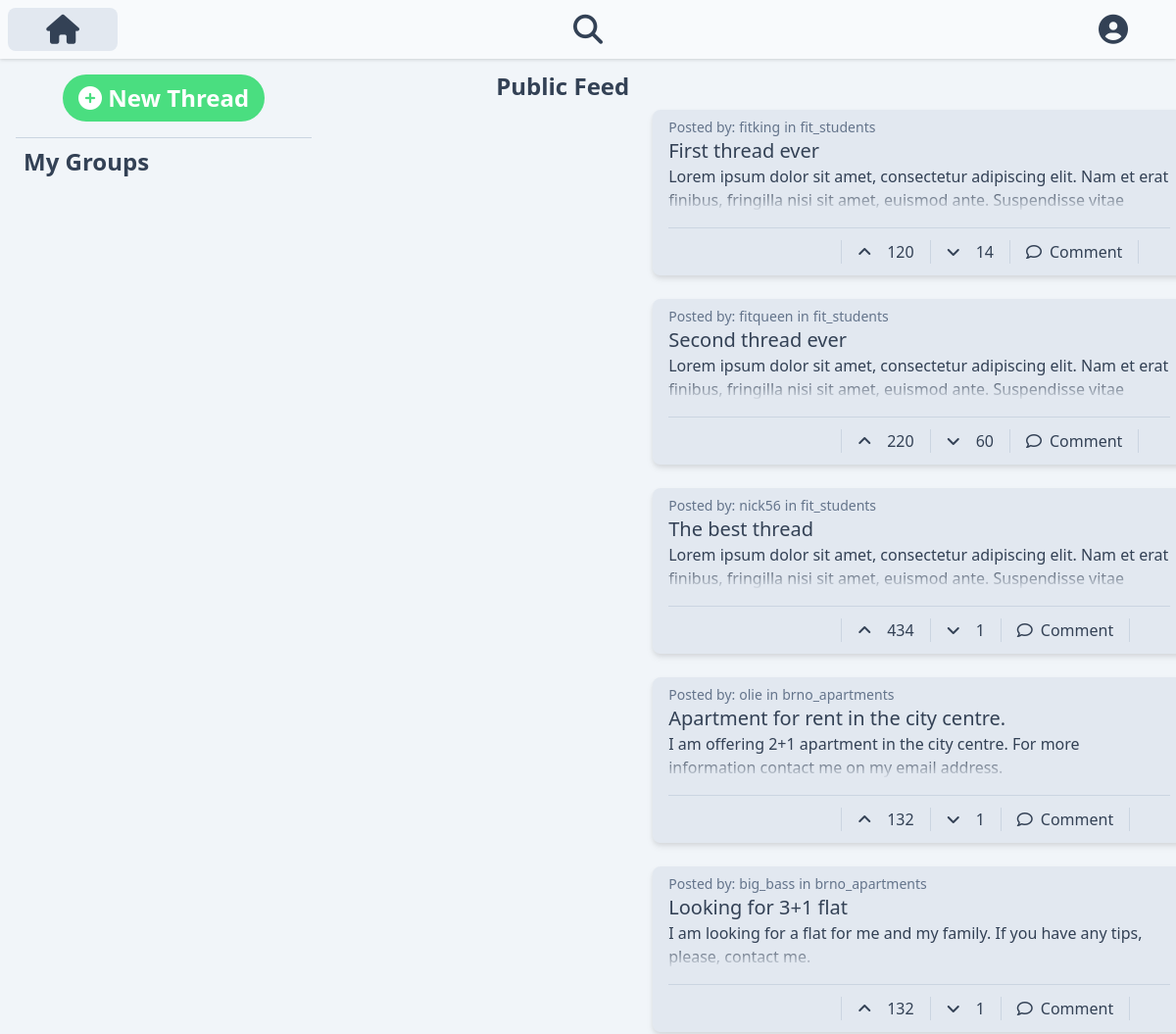
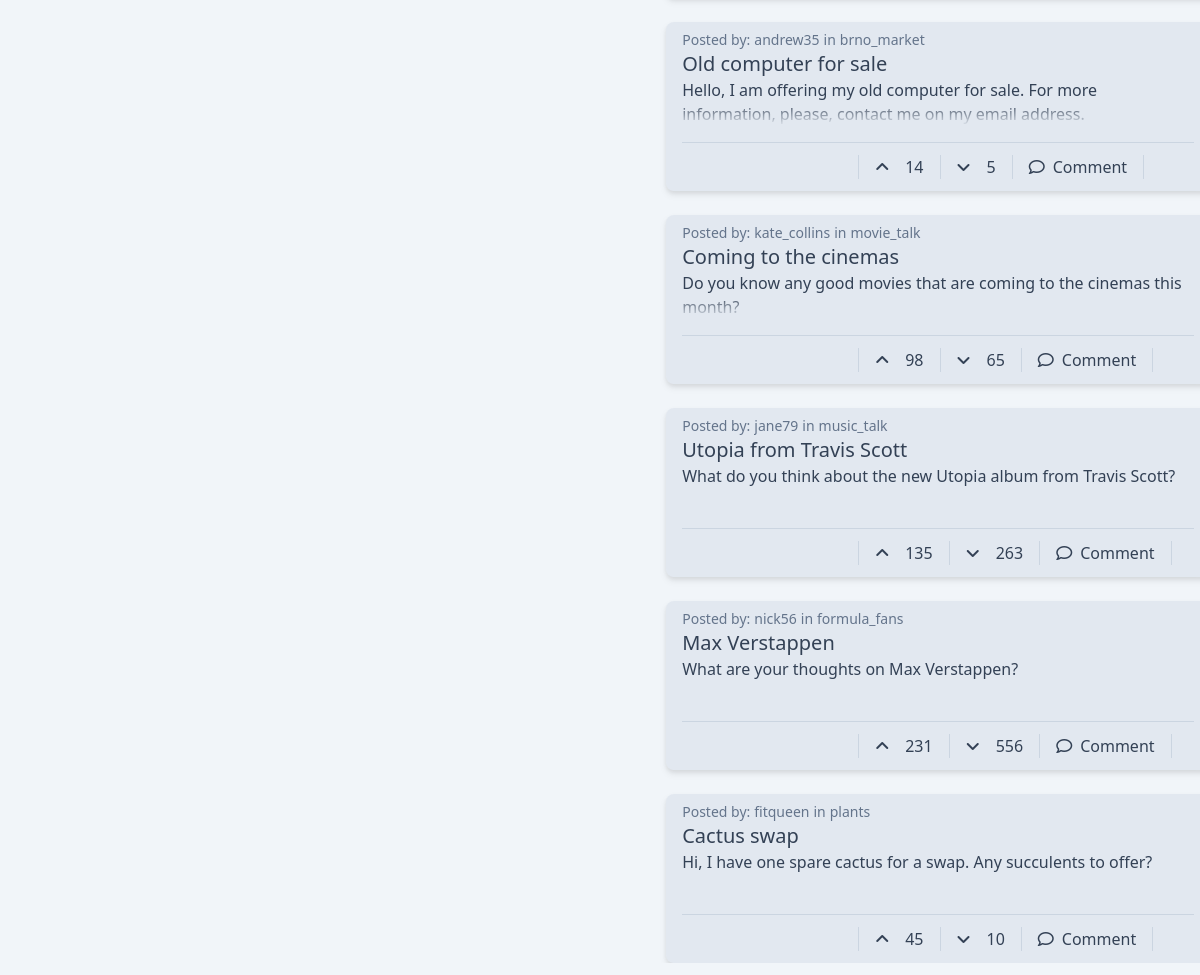
The page / on the database its author committed (2 pictures, top to bottom).
### tables this page shows
CREATE TABLE threads
(
    thread_id int NOT NULL AUTO_INCREMENT,
    thread_title varchar(255),
    thread_text varchar(500) NOT NULL,
    thread_date TIMESTAMP DEFAULT CURRENT_TIMESTAMP NOT NULL,
    thread_positive_rating int DEFAULT 0,
    thread_negative_rating int DEFAULT 0,
    reply_id int,
    poster_id int NOT NULL,
    group_id int NOT NULL,
    PRIMARY KEY (thread_id),
    FOREIGN KEY (poster_id) REFERENCES users(user_id) ON DELETE CASCADE,
    FOREIGN KEY (group_id) REFERENCES groups(group_id) ON DELETE CASCADE,
    FOREIGN KEY (reply_id) REFERENCES threads(thread_id) ON DELETE CASCADE
);

CREATE TABLE users
(
    user_id int NOT NULL AUTO_INCREMENT,
    user_nickname varchar(20) NOT NULL,
    user_password varchar(255) NOT NULL,
    user_email varchar(50) NOT NULL,
    user_profile_pic varchar(4000) DEFAULT NULL,
    user_banner varchar(4000) DEFAULT NULL,
    user_full_name varchar(255) DEFAULT NULL,
    user_gender ENUM('Male', 'Female', 'Other') DEFAULT 'Other',
    user_birthdate date,
    user_date_of_reg TIMESTAMP DEFAULT CURRENT_TIMESTAMP NOT NULL,
    user_public_for_unregistered_flag boolean DEFAULT 1,
    user_public_for_registered_flag boolean DEFAULT 1,
    user_public_for_members_of_group_flag boolean DEFAULT 1,
    user_banned boolean DEFAULT 0,
    PRIMARY KEY (user_id)    
);

CREATE TABLE groups
(
    group_id int NOT NULL AUTO_INCREMENT,
    group_handle varchar(20) NOT NULL,
    group_name varchar(50) NOT NULL,
    group_profile_pic varchar(4000) DEFAULT NULL,
    group_banner varchar(4000) DEFAULT NULL,
    group_bio varchar(255),
    group_date_of_creation TIMESTAMP DEFAULT CURRENT_TIMESTAMP NOT NULL,
    group_public_flag boolean DEFAULT 1,
    group_banned boolean DEFAULT 0,
    PRIMARY KEY (group_id)
);

### scripts/services.php (called while the page is built, shortened)
<?php
class AccountService
{
    private $pdo;
    function __construct()
    {
        $this->pdo = $this->connect_db();
    }
    function connect_db()
    {
        $dsn = 'mysql:host=localhost;dbname=xduric06';
        $username = 'xduric06';
        $password = 'j4sipera';
        $options = array(PDO::MYSQL_ATTR_INIT_COMMAND => 'SET NAMES utf8');
        $pdo = new PDO($dsn, $username, $password, $options);
        return $pdo;
    }
    function getPublicThreads(): array
    {
        $query = $this->pdo->prepare(
            "SELECT threads.thread_id, threads.thread_title, threads.thread_text, threads.group_id, threads.thread_positive_rating, threads.thread_negative_rating, users.user_nickname AS 'thread_poster', groups.group_handle FROM threads
            LEFT JOIN users ON threads.poster_id = users.user_id
            LEFT JOIN groups ON threads.group_id = groups.group_id
            WHERE groups.group_public_flag = 1
            AND threads.reply_id IS NULL"
        );
        $query->execute();
        $threads = [];
        while ($thread = $query->fetch(PDO::FETCH_ASSOC))
            array_push($threads, $thread);
        return $threads;
    }
}

### components/thread.php (the view, shortened to what this page needs)
<div class="flex flex-col px-4 py-2 mt-2 rounded-lg mx-80 thread-colorscheme text-colorscheme drop-shadow-md">
	<div class="flex flex-col">
		<div class="flex flex-row">
			<span class="text-sm text-slate-500 dark:text-slate-400">
				Posted by:
			</span>
			<object class="px-1 text-sm text-slate-500 dark:text-slate-400 hover:underline">
				<a href="<?= $context ?>/profile/<?= $threadPoster ?>">
					<?= $threadPoster ?>
				</a>
			</object>
			<span class="text-sm text-slate-500 dark:text-slate-400">
				in
			</span>
			<object class="px-1 text-sm text-slate-500 dark:text-slate-400 hover:underline">
				<a href="<?= $context ?>/group/<?= $groupHandle ?>">
					<?= $groupHandle ?>
				</a>
			</object>
		</div>
		<div class="flex flex-row">
			<a href="<?= $context ?>/thread/<?= $threadId ?>">
				<h3 class="text-xl hover:underline decoration-1">
					<?= $threadTitle ?>
				</h3>
			</a>
		</div>
		<div id="<?= $threadId ?>" class="relative flex flex-col justify-center w-full h-full thread-text">
			<p class="h-12 text-base select-none max-h-52 gradient-mask-b-50">
				<?= $threadText ?>
			</p>
		</div>
		<hr class="mt-4 divider-colorscheme" />
		<div class="flex flex-row items-center justify-between px-4 mx-40 mt-2 min-h-fit">
			<button class="flex flex-row items-center justify-center w-full px-2 py-1 text-base transition-all duration-300 rounded-md hover:bg-slate-300 dark:hover:bg-slate-600">
				<i class="fa-solid fa-angle-up"></i>
				<div class="pl-4 text-base">
					<?= $threadPositiveRating ?>
				</div>
			</button>
			<button class="flex flex-row items-center justify-center w-full px-2 py-1 text-base transition-all duration-300 rounded-md hover:bg-slate-300 dark:hover:bg-slate-600">
				<i class="text-base fa-solid fa-angle-down"></i>
				<div class="pl-4 text-base ">
					<?= $threadNegativeRating ?>
				</div>
			</button>
			<a href="<?= $context ?>/thread/<?= $threadId ?>/comment" class="flex flex-row items-center justify-center w-full px-2 py-1 text-base transition-all duration-300 rounded-md hover:bg-slate-300 dark:hover:bg-slate-600">
				<i class="fa-regular fa-comment"></i>
				<span class="pl-2 text-base">
					Comment
				</span>
			</a>
		</div>
	</div>
</div>

### index.php (shortened to what this page needs)
<?php
$request = $_SERVER["REQUEST_URI"];
$exploded = explode("/", $request);
switch ($exploded[2]) {
    case ('index'):
    case ('index.php'):
    case (''):
        require_once __DIR__ . "/views/mainPageView.php";
        break;
}

### views/mainPageView.php (shortened to what this page needs)
<?php
require_once "./scripts/services.php";
$service = new AccountService();
$context = $_SERVER["CONTEXT_PREFIX"];
?>
<!DOCTYPE html>
<html class="h-full">
<head>
    <link href="<?= $context ?>/dist/style.css" rel="stylesheet">
</head>
<body class="h-full">
    <div class="flex flex-col h-full main-background-colorscheme">
        <?php
        require_once "./components/header.php";
        ?>
        <div class="flex h-full overflow-hidden">
            <aside class="flex p-1 m-1 min-w-fit ">
                <div class="flex-col items-center p-2 ">
                    <div class="flex flex-row justify-center ">
                        <a href="<?= $context ?>/submit" class="p-2 px-4 mx-12 text-2xl font-bold text-center text-white transition-all duration-300 rounded-full confirm-button-colorscheme">
                            <i class="fa-solid fa-circle-plus"></i>
                            <span class="">
                                New Thread
                            </span>
                        </a>
                    </div>
                    <hr class="flex-col mt-4 divider-colorscheme" />
                    <div class="flex-col p-2 text-2xl font-bold text-colorscheme items-left">
                        <h2>
                            My Groups
                        </h2>
                    </div>
                </div>
            </aside>
            <div class="flex flex-col w-full p-2 m-1">
                <?php
                if (isset($_SESSION["loggedIn"]) && $_SESSION["loggedIn"] === true) {
                ?>
                    <h2 class="mx-40 text-2xl font-bold text-colorscheme">
                        My Feed
                    </h2>
                <?php
                } else {
                ?>
                    <h2 class="mx-40 text-2xl font-bold text-colorscheme">
                        Public Feed
                    </h2>
                <?php
                }
                ?>
                <div class="h-full overflow-auto no-scrollbar">
                    <div class="flex flex-col gap-4">
                        <?php
                        if (isset($_SESSION["loggedIn"]) && $_SESSION["loggedIn"] === true) {
                            $threads = $service->getUserGroupsThreads($_SESSION["username"]);
                            foreach ($threads as $thread) {
                                $threadTitle = $thread["thread_title"];
                                $threadText = $thread["thread_text"];
                                $threadPoster = $thread["thread_poster"];
                                $threadId = $thread["thread_id"];
                                $threadPositiveRating = $thread["thread_positive_rating"];
                                $threadNegativeRating = $thread["thread_negative_rating"];
                                $groupHandle = $thread["group_handle"];
                                include "./components/thread.php";
                            }
                        } else {
                            $threads = $service->getPublicThreads();
                            foreach ($threads as $thread) {
                                $threadTitle = $thread["thread_title"];
                                $threadText = $thread["thread_text"];
                                $threadPoster = $thread["thread_poster"];
                                $threadId = $thread["thread_id"];
                                $threadPositiveRating = $thread["thread_positive_rating"];
                                $threadNegativeRating = $thread["thread_negative_rating"];
                                $groupHandle = $thread["group_handle"];
                                include "./components/thread.php";
                            }
                        }
                        ?>
                    </div>
                </div>
            </div>
        </div>
    </div>
</body>
</html>

### components/header.php (shortened to what this page needs)
<?php
$context = $_SERVER["CONTEXT_PREFIX"];
?>
<header class="relative z-50">
    <ul class="flex flex-row justify-between p-2 header-colorscheme text-colorscheme drop-shadow">
        <div class="flex">
            <a id="/" class="header-element" href="<?= $context ?>/">
                <i class="fa-solid fa-house"></i>
            </a>
        </div>
        <div class="flex flex-row">
            <button id="/browse" class="group browser-button header-element">
                <i class="fa-solid fa-magnifying-glass"></i>
            </button>
        </div>
        <div class="relative">
            <button id="/profile" class="toggle-profile-dropdown header-element">
                <i class="fa-solid fa-circle-user toggle-profile-dropdown"></i>
            </button>
        </div>
    </ul>
</header>

### rows shown on the page
threads: poster.user_nickname "fitking", group.group_handle "fit_students", thread_title "First thread ever", thread_text "Lorem ipsum dolor sit amet, consectetur adipiscing elit. Nam et erat finibus, fringilla nisi sit amet, euismod ante. Suspendisse vitae purus ultricies, dignissim tortor at, lacinia sapien. Nam cursus elementum maximus. Suspendisse sem lectus, mattis ac mi sed, venenatis rhoncus nisl. Phasellus a dignissim turpis.", thread_positive_rating "120", thread_negative_rating "14"
threads: poster.user_nickname "fitqueen", group.group_handle "fit_students", thread_title "Second thread ever", thread_text "Lorem ipsum dolor sit amet, consectetur adipiscing elit. Nam et erat finibus, fringilla nisi sit amet, euismod ante. Suspendisse vitae purus ultricies, dignissim tortor at, lacinia sapien. Nam cursus elementum maximus. Suspendisse sem lectus, mattis ac mi sed, venenatis rhoncus nisl. Phasellus a dignissim turpis.", thread_positive_rating "220", thread_negative_rating "60"
threads: poster.user_nickname "nick56", group.group_handle "fit_students", thread_title "The best thread", thread_text "Lorem ipsum dolor sit amet, consectetur adipiscing elit. Nam et erat finibus, fringilla nisi sit amet, euismod ante. Suspendisse vitae purus ultricies, dignissim tortor at, lacinia sapien. Nam cursus elementum maximus. Suspendisse sem lectus, mattis ac mi sed, venenatis rhoncus nisl. Phasellus a dignissim turpis.", thread_positive_rating "434", thread_negative_rating "1"
threads: poster.user_nickname "olie", group.group_handle "brno_apartments", thread_title "Apartment for rent in the city centre.", thread_text "I am offering 2+1 apartment in the city centre. For more information contact me on my email address.", thread_positive_rating "132", thread_negative_rating "1"
threads: poster.user_nickname "big_bass", group.group_handle "brno_apartments", thread_title "Looking for 3+1 flat", thread_text "I am looking for a flat for me and my family. If you have any tips, please, contact me.", thread_positive_rating "132", thread_negative_rating "1"
threads: poster.user_nickname "andrew35", group.group_handle "brno_market", thread_title "Old computer for sale", thread_text "Hello, I am offering my old computer for sale. For more information, please, contact me on my email address.", thread_positive_rating "14", thread_negative_rating "5"
threads: poster.user_nickname "kate_collins", group.group_handle "movie_talk", thread_title "Coming to the cinemas", thread_text "Do you know any good movies that are coming to the cinemas this month?", thread_positive_rating "98", thread_negative_rating "65"
threads: poster.user_nickname "jane79", group.group_handle "music_talk", thread_title "Utopia from Travis Scott", thread_text "What do you think about the new Utopia album from Travis Scott?", thread_positive_rating "135", thread_negative_rating "263"
threads: poster.user_nickname "nick56", group.group_handle "formula_fans", thread_title "Max Verstappen", thread_text "What are your thoughts on Max Verstappen?", thread_positive_rating "231", thread_negative_rating "556"
threads: poster.user_nickname "fitqueen", group.group_handle "plants", thread_title "Cactus swap", thread_text "Hi, I have one spare cactus for a swap. Any succulents to offer?", thread_positive_rating "45", thread_negative_rating "10"
